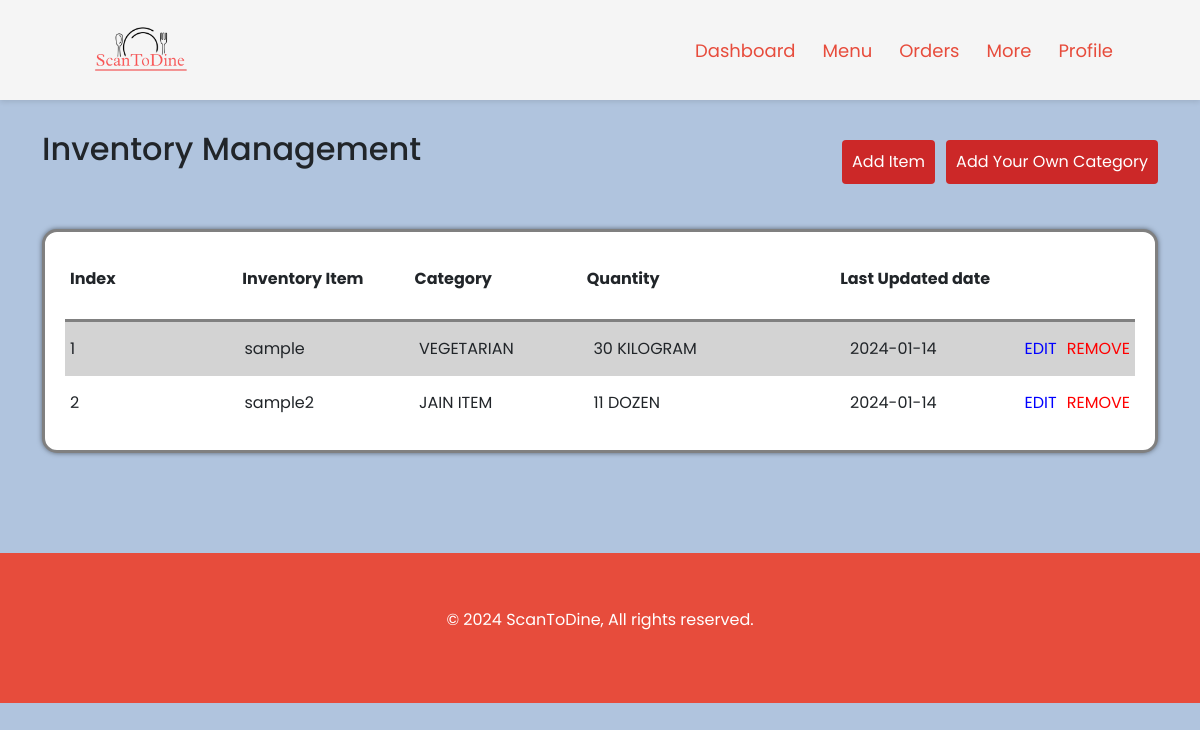
The app's page /adminModule/inventory.php (signed in) with its own data.
### tables this page shows
CREATE TABLE `inventory` (
  `item_id` int(10) NOT NULL,
  `res_code` int(6) NOT NULL,
  `item_name` varchar(25) NOT NULL,
  `item_qun` int(6) NOT NULL,
  `mes_unit` varchar(25) NOT NULL,
  `category` varchar(25) NOT NULL,
  `additional_category` longtext DEFAULT NULL CHECK (json_valid(`additional_category`)),
  `date_added` date NOT NULL
);

### adminModule/inventory.php (the view, shortened to what this page needs)
<?php
include("../commonPages/index_header.php");
?>
<!DOCTYPE html>
<html lang="en">
<head>
    <link href="https://cdn.jsdelivr.net/npm/bootstrap@5.0.2/dist/css/bootstrap.min.css" rel="stylesheet"
>
    <link rel="stylesheet" href="https://cdnjs.cloudflare.com/ajax/libs/font-awesome/6.4.0/css/all.min.css"
>
</head>
<body>
    <?php
    include('../commonPages/dbConnect.php');
    $res_code = $_SESSION['res_code'];
    $fetch_data = "select * from inventory where res_code=$res_code";
    $data = mysqli_query($con, $fetch_data);
    $isDataAvailable = mysqli_num_rows($data);
    $rows = mysqli_fetch_all($data, MYSQLI_ASSOC);
    ?>
    <section class="Inventory">
        <div class="container">
            <div class="Inventory-container">
                <div class="con">
                    <h2>Inventory Management</h2>
                    <button class="btn" id="add-category">Add Your Own Category</button>
                    <button class="btn" id="add-item">Add Item</button><br>
                </div><br>
                <br>
                <br>
                <div class="table-container">
                    <?php
                    if ($isDataAvailable > 0) {
                        ?>
                        <div class="table-heading">
                            <div class="table-cell">Index</div>
                            <div class="table-cell">Inventory Item</div>
                            <div class="table-cell">Category</div>
                            <div class="table-cell">Quantity</div>
                            <div class="table-cell">Last Updated date</div>
                            <div class="table-cell change">
                                <pre>              </pre>
                            </div>
                        </div>
                        <?php
                        $index = 1;
                        foreach ($rows as $row) {
                            ?>
                            <div class="table-row">
                                <?php echo "<div class='table-cell'><span> " . $index . "</span></div>" ?>
                                <?php echo "<div class='table-cell' ><span id='edit-name-" . $row['item_id'] . "'> " . $row['item_name'] . "</span></div>" ?>
                                <?php echo "<div class='table-cell' ><span id=edit-cat-" . $row['item_id'] . "> " . $row['category'] . "</span></div>" ?>
                                <?php echo "<div class='table-cell' ><span id=edit-quan-" . $row['item_id'] . "> " . $row['item_qun'] . " " . $row['mes_unit'] . "</span></div>" ?>
                                <?php echo "<div class='table-cell'><span> " . $row['date_added'] . "</span></div>" ?>
                                <?php echo "<div class='table-cell change edit' id='edit-btn-" . $row['item_id'] . "'><button class='edit-btn' id=" . $row['item_id'] . " onclick='editItem(event)'>EDIT</button></div>"; ?>
                                <?php echo "<div class='table-cell change remove' id='remove-btn-" . $row['item_id'] . "'><button class='remove-btn' id=remove-" . $row['item_id'] . " onclick='removeItem(event)'>REMOVE</button></div>"; ?>
                            </div>
                            <?php
                            $index++;
                        }
                        ?>
                    </div>
                    <?php
                    } else {
                        ?>
                    <div class="no-data">No data Available.</div>
                    <?php
                    }
                    ?>
            </div>
        </div>
    </section>
</body>
</html>

### commonPages/index_header.php (style rules this page uses)
* { margin: 0; padding: 0; font-family: 'Poppins', sans-serif; }

### adminModule/inventory.php (style rules this page uses)
* { margin: 0; padding: 0; font-family: 'Poppins', sans-serif; }
input, span { width: 80%; }
h2 { float: left; }
body { background-color: lightsteelblue; }
.Inventory { margin-bottom: 100px; margin-top: 30px; min-height: 315px; }
.table-heading { display: flex; font-weight: bold; padding: 10px 0; border-bottom: 3px solid gray; width: 100%; }
.table-cell { display: flex; flex: 1; justify-content: space-between; padding: 5px; width: 100%; gap: 30px; flex-direction: column; }
.table-heading .change { flex: 0; }
.table-container { display: flex; flex-wrap: wrap; width: 100%; background-color: white; border: 3px solid grey; box-shadow: 0px 0px 5px rgba(0, 0, 0, 0.5); border-radius: 15px; padding: 20px; }
.table-row { display: flex; flex-wrap: wrap; align-items: center; width: 100%; padding: 10px 0; }
.table-row .edit button { color: blue; }
.table-row .remove button { color: red; }
.table-row .change { flex: 0; }
.table-row .change button { border: none; background-color: transparent; }
.table-cell:nth-child(4) { flex: 1.5; }
#add-item { margin-bottom: 4%; float: right; }
#add-category { margin-bottom: 4%; float: right; }
.btn { margin-top: 10px; padding: 10px; background-color: #cc2828; color: white; border: none; cursor: pointer; margin-left: 1%; }
.table-row:nth-child(odd) { background-color: lightgray; }
.table-row:nth-child(even) { background-color: white; }

### records on screen
inventory: item_name "sample", category "VEGETARIAN", item_qun "30", mes_unit "KILOGRAM", date_added "2024-01-14"
inventory: item_name "sample2", category "JAIN ITEM", item_qun "11", mes_unit "DOZEN", date_added "2024-01-14"
